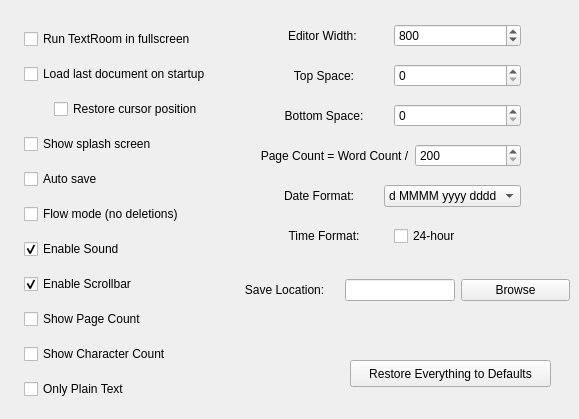
     <widget class="QWidget" name="tab_2">
      <attribute name="title">
       <string>Options</string>
      </attribute>
      <widget class="QWidget" name="layoutWidget">
       <property name="geometry">
        <rect>
         <x>20</x>
         <y>20</y>
         <width>259</width>
         <height>390</height>
        </rect>
       </property>
       <layout class="QVBoxLayout">
        <property name="spacing">
         <number>10</number>
        </property>
        <property name="margin">
         <number>4</number>
        </property>
        <item>
         <widget class="QCheckBox" name="fullScreenCheckBox">
          <property name="text">
           <string>Run TextRoom in fullscreen</string>
          </property>
         </widget>
        </item>
        <item>
         <widget class="QCheckBox" name="loadOnStartCheckBox">
          <property name="text">
           <string>Load last document on startup</string>
          </property>
         </widget>
        </item>
        <item>
         <layout class="QHBoxLayout">
          <item>
           <spacer>
            <property name="orientation">
             <enum>Qt::Horizontal</enum>
            </property>
            <property name="sizeType">
             <enum>QSizePolicy::Fixed</enum>
            </property>
            <property name="sizeHint" stdset="0">
             <size>
              <width>30</width>
              <height>20</height>
             </size>
            </property>
           </spacer>
          </item>
          <item>
           <widget class="QCheckBox" name="saveCursorCheckBox">
            <property name="whatsThis">
             <string>&lt;html&gt;&lt;head&gt;&lt;meta name=&quot;qrichtext&quot; content=&quot;1&quot; /&gt;&lt;style type=&quot;text/css&quot;&gt;
p, li { white-space: pre-wrap; }
&lt;/style&gt;&lt;/head&gt;&lt;body style=&quot; font-family:'Sans Serif'; font-size:9pt; font-weight:400; font-style:normal;&quot;&gt;
&lt;p style=&quot; margin-top:0px; margin-bottom:0px; margin-left:0px; margin-right:0px; -qt-block-indent:0; text-indent:0px;&quot;&gt;Flow Mode disables deletions from backspace, delete key and cuttings. This is done to help you focus on writing, instead of correcting minor typos. Typos and other editing can be done in a later stage.&lt;/p&gt;&lt;/body&gt;&lt;/html&gt;</string>
            </property>
            <property name="text">
             <string>Restore cursor position</string>
            </property>
           </widget>
          </item>
         </layout>
        </item>
        <item>
         <widget class="QCheckBox" name="splashScreenCheckBox">
          <property name="text">
           <string>Show splash screen</string>
          </property>
         </widget>
        </item>
        <item>
         <widget class="QCheckBox" name="autoSaveCheckBox">
          <property name="text">
           <string>Auto save</string>
          </property>
         </widget>
        </item>
        <item>
         <widget class="QCheckBox" name="flowModeCheckBox">
          <property name="whatsThis">
           <string>&lt;html&gt;&lt;head&gt;&lt;meta name=&quot;qrichtext&quot; content=&quot;1&quot; /&gt;&lt;style type=&quot;text/css&quot;&gt;
p, li { white-space: pre-wrap; }
&lt;/style&gt;&lt;/head&gt;&lt;body style=&quot; font-family:'Sans Serif'; font-size:9pt; font-weight:400; font-style:normal;&quot;&gt;
&lt;p style=&quot; margin-top:0px; margin-bottom:0px; margin-left:0px; margin-right:0px; -qt-block-indent:0; text-indent:0px;&quot;&gt;Flow Mode disables deletions from backspace, delete key and cuttings. This is done to help you focus on writing, instead of correcting minor typos. Typos and other editing can be done in a later stage.&lt;/p&gt;&lt;/body&gt;&lt;/html&gt;</string>
          </property>
          <property name="text">
           <string>Flow mode (no deletions)</string>
          </property>
         </widget>
        </item>
        <item>
         <widget class="QCheckBox" name="soundCheckBox">
          <property name="text">
           <string>Enable Sound</string>
          </property>
          <property name="checked">
           <bool>true</bool>
          </property>
         </widget>
        </item>
        <item>
         <widget class="QCheckBox" name="scrollBarCheckBox">
          <property name="text">
           <string>Enable Scrollbar</string>
          </property>
          <property name="checked">
           <bool>true</bool>
          </property>
         </widget>
        </item>
        <item>
         <widget class="QCheckBox" name="pageCountCheckBox">
          <property name="text">
           <string>Show Page Count</string>
          </property>
         </widget>
        </item>
        <item>
         <widget class="QCheckBox" name="characterCountCheckBox">
          <property name="text">
           <string>Show Character Count</string>
          </property>
         </widget>
        </item>
        <item>
         <widget class="QCheckBox" name="plaintextCheckBox">
          <property name="text">
           <string>Only Plain Text</string>
          </property>
         </widget>
        </item>
       </layout>
      </widget>
      <widget class="QWidget" name="layoutWidget_2">
       <property name="geometry">
        <rect>
         <x>260</x>
         <y>60</y>
         <width>261</width>
         <height>32</height>
        </rect>
       </property>
       <layout class="QHBoxLayout">
        <item>
         <widget class="QLabel" name="label_8">
          <property name="text">
           <string>Top Space:</string>
          </property>
          <property name="alignment">
           <set>Qt::AlignCenter</set>
          </property>
         </widget>
        </item>
        <item>
         <layout class="QVBoxLayout">
          <item>
           <widget class="QSpinBox" name="editorTopSpaceSpinBox">
            <property name="minimum">
             <number>0</number>
            </property>
            <property name="maximum">
             <number>700</number>
            </property>
            <property name="singleStep">
             <number>1</number>
            </property>
            <property name="value">
             <number>0</number>
            </property>
           </widget>
          </item>
         </layout>
        </item>
       </layout>
      </widget>
      <widget class="QWidget" name="layoutWidget_3">
       <property name="geometry">
        <rect>
         <x>260</x>
         <y>20</y>
         <width>261</width>
         <height>32</height>
        </rect>
       </property>
       <layout class="QHBoxLayout">
        <item>
         <widget class="QLabel" name="label_6">
          <property name="text">
           <string>Editor Width: </string>
          </property>
          <property name="alignment">
           <set>Qt::AlignCenter</set>
          </property>
         </widget>
        </item>
        <item>
         <layout class="QVBoxLayout">
          <item>
           <widget class="QSpinBox" name="editorWidthSpinBox">
            <property name="minimum">
             <number>320</number>
            </property>
            <property name="maximum">
             <number>1000</number>
            </property>
            <property name="singleStep">
             <number>20</number>
            </property>
            <property name="value">
             <number>800</number>
            </property>
           </widget>
          </item>
         </layout>
        </item>
       </layout>
      </widget>
      <widget class="QWidget" name="layoutWidget_4">
       <property name="geometry">
        <rect>
         <x>260</x>
         <y>100</y>
         <width>261</width>
         <height>32</height>
        </rect>
       </property>
       <layout class="QHBoxLayout" name="_28">
        <item>
         <widget class="QLabel" name="label_21">
          <property name="text">
           <string>Bottom Space:</string>
          </property>
          <property name="alignment">
           <set>Qt::AlignCenter</set>
          </property>
         </widget>
        </item>
        <item>
         <layout class="QVBoxLayout" name="_29">
          <item>
           <widget class="QSpinBox" name="editorBottomSpaceSpinBox">
            <property name="minimum">
             <number>0</number>
            </property>
            <property name="maximum">
             <number>700</number>
            </property>
            <property name="singleStep">
             <number>1</number>
            </property>
            <property name="value">
             <number>0</number>
            </property>
           </widget>
          </item>
         </layout>
        </item>
       </layout>
      </widget>
      <widget class="QWidget" name="layoutWidget_5">
       <property name="geometry">
        <rect>
         <x>260</x>
         <y>140</y>
         <width>261</width>
         <height>32</height>
        </rect>
       </property>
       <layout class="QHBoxLayout" name="_30">
        <item>
         <widget class="QLabel" name="label_22">
          <property name="text">
           <string>Page Count = Word Count /</string>
          </property>
          <property name="alignment">
           <set>Qt::AlignCenter</set>
          </property>
         </widget>
        </item>
        <item>
         <layout class="QVBoxLayout" name="_31">
          <item>
           <widget class="QSpinBox" name="pageCountSpinBox">
            <property name="minimum">
             <number>200</number>
            </property>
            <property name="maximum">
             <number>350</number>
            </property>
           </widget>
          </item>
         </layout>
        </item>
       </layout>
      </widget>
      <widget class="QWidget" name="layoutWidget_6">
       <property name="geometry">
        <rect>
         <x>260</x>
         <y>180</y>
         <width>261</width>
         <height>32</height>
        </rect>
       </property>
       <layout class="QHBoxLayout" name="_32">
        <item>
         <widget class="QLabel" name="label_23">
          <property name="text">
           <string>Date Format:</string>
          </property>
          <property name="alignment">
           <set>Qt::AlignCenter</set>
          </property>
         </widget>
        </item>
        <item>
         <layout class="QVBoxLayout" name="_33">
          <item>
           <widget class="QComboBox" name="dateComboBox">
            <item>
             <property name="text">
              <string>d MMMM yyyy dddd</string>
             </property>
            </item>
            <item>
             <property name="text">
              <string>d MMMM yyyy</string>
             </property>
            </item>
            <item>
             <property name="text">
              <string>d MMMM</string>
             </property>
            </item>
            <item>
             <property name="text">
              <string>d.M.yyyy dddd</string>
             </property>
            </item>
            <item>
             <property name="text">
              <string>d.M.yyyy</string>
             </property>
            </item>
            <item>
             <property name="text">
              <string>d.M</string>
             </property>
            </item>
            <item>
             <property name="text">
              <string>dd.MM.yyyy dddd</string>
             </property>
            </item>
            <item>
             <property name="text">
              <string>dd.MM.yyyy</string>
             </property>
            </item>
            <item>
             <property name="text">
              <string>dd.MM</string>
             </property>
            </item>
            <item>
             <property name="text">
              <string>M.d.yyyy dddd</string>
             </property>
            </item>
            <item>
             <property name="text">
              <string>M.d.yyyy</string>
             </property>
            </item>
            <item>
             <property name="text">
              <string>M.d</string>
             </property>
            </item>
           </widget>
          </item>
         </layout>
        </item>
       </layout>
      </widget>
      <widget class="QWidget" name="layoutWidget_7">
       <property name="geometry">
        <rect>
         <x>260</x>
         <y>220</y>
         <width>261</width>
         <height>32</height>
        </rect>
       </property>
       <layout class="QHBoxLayout" name="_34">
        <item>
         <layout class="QVBoxLayout" name="_35">
          <item>
           <widget class="QLabel" name="label_24">
            <property name="text">
             <string>Time Format:</string>
            </property>
            <property name="alignment">
             <set>Qt::AlignCenter</set>
            </property>
           </widget>
          </item>
         </layout>
        </item>
        <item>
         <widget class="QCheckBox" name="twentyfourCheckBox">
          <property name="text">
           <string>24-hour</string>
          </property>
         </widget>
        </item>
       </layout>
      </widget>
      <widget class="QWidget" name="horizontalLayoutWidget">
       <property name="geometry">
        <rect>
         <x>230</x>
         <y>250</y>
         <width>340</width>
         <height>80</height>
        </rect>
       </property>
       <layout class="QHBoxLayout" name="horizontalLayout">
        <item>
         <widget class="QLabel" name="defaultSaveLabel">
          <property name="text">
           <string>Save Location:</string>
          </property>
          <property name="alignment">
           <set>Qt::AlignCenter</set>
          </property>
         </widget>
        </item>
        <item>
         <widget class="QLineEdit" name="defaultSaveLocationLineEdit">
          <property name="sizePolicy">
           <sizepolicy hsizetype="Minimum" vsizetype="Fixed">
            <horstretch>0</horstretch>
            <verstretch>0</verstretch>
           </sizepolicy>
          </property>
          <property name="text">
           <string/>
          </property>
         </widget>
        </item>
        <item>
         <widget class="QPushButton" name="browseButton">
          <property name="text">
           <string>Browse</string>
          </property>
         </widget>
        </item>
       </layout>
      </widget>
      <widget class="QPushButton" name="restorePushButton">
       <property name="geometry">
        <rect>
         <x>350</x>
         <y>360</y>
         <width>201</width>
         <height>27</height>
        </rect>
       </property>
       <property name="text">
        <string>Restore Everything to Defaults</string>
       </property>
      </widget>
     </widget>
